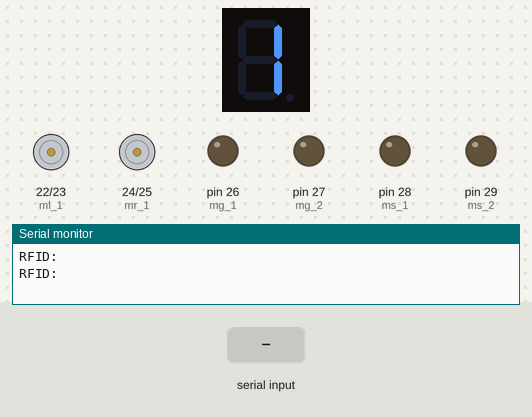
A sketch run on a simulated Arduino Mega 2560, built with avr-gcc and run on an emulated ATmega2560. Parts: 1-digit seven-segment display, motor-driver pin pairs drawn as motors (green arrow = first pin HIGH = forward, orange = second pin HIGH = backward, longer = more drive), output pins drawn as LEDs (lit = HIGH), the last lines printed to the serial monitor. Wiring (inferred from the names in the program): 1-digit 7-segment display, segments lit when HIGH: segments pin 30, pin 31, pin 32, pin 33, pin 34, pin 35, pin 36. Inputs (shaded band) come from the test bench. The segment pins are drawn as the display they are named for; pins used as bus, display or sensor lines are not drawn.

Above: at 1.6 s.
1.7 s: "f" received over the second serial link
At 2.8 s:
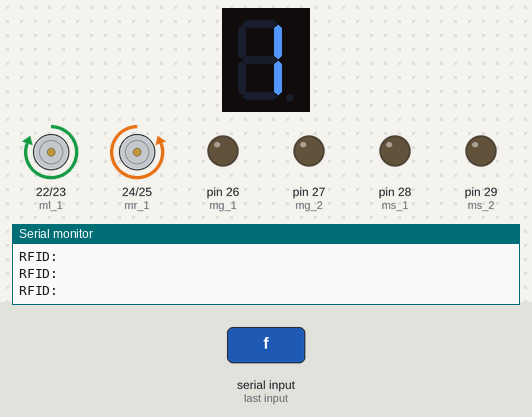
4.7 s: "b" received over the second serial link
At 5.7 s:
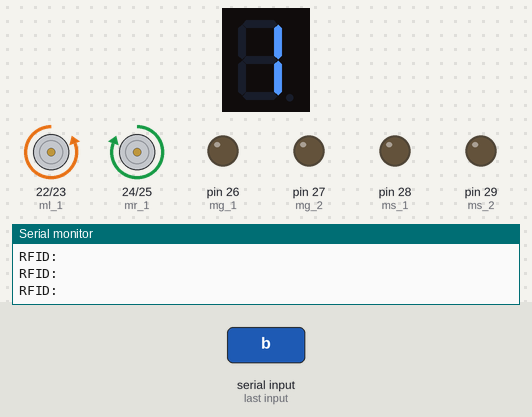
7.7 s: "l" received over the second serial link
At 8.8 s:
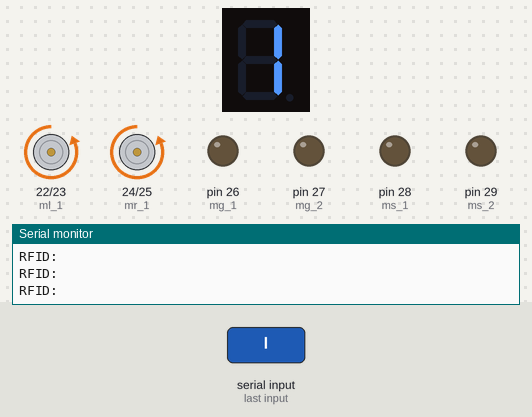
10.7 s: "r" received over the second serial link
At 11.8 s:
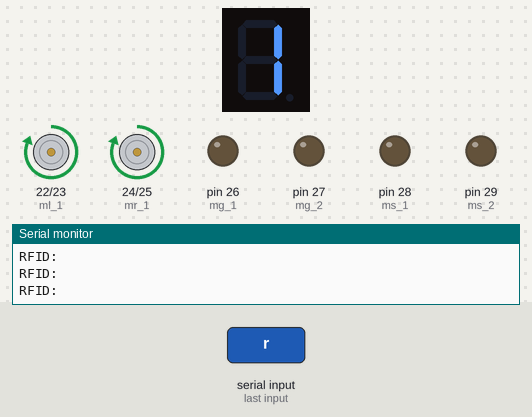
13.7 s: "h" received over the second serial link
At 14.4 s:
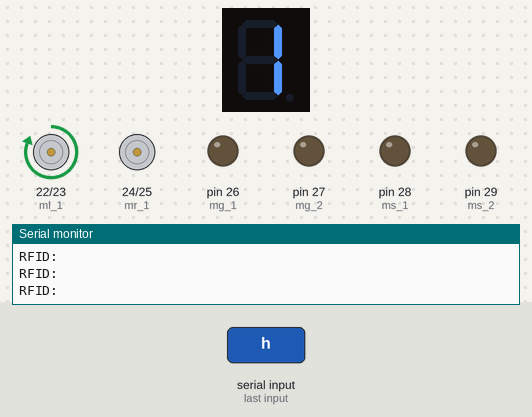
16.7 s: "a" received over the second serial link
At 17.8 s:
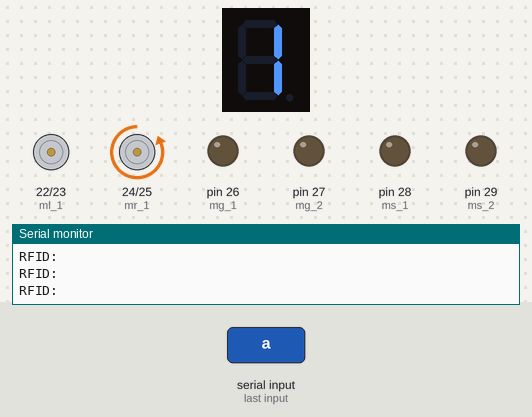
Timing chart, 0 to 19.7 s (numbered marks = the images above; inputs shaded):
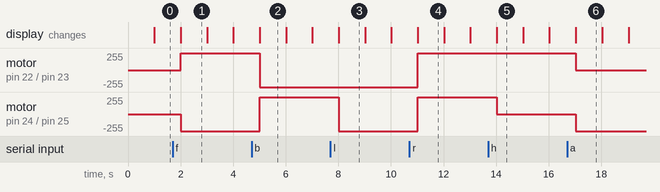

Measured:
- after the input at 1.7 s, motor on pin 22 (ml_1) / pin 23 (ml_2): stopped → forward 255/255 after 0.31 s; motor on pin 24 (mr_1) / pin 25 (mr_2): stopped → backward 255/255 after 0.31 s
- after the input at 4.7 s, motor on pin 22 (ml_1) / pin 23 (ml_2): forward 255/255 → backward 255/255 after 0.31 s; motor on pin 24 (mr_1) / pin 25 (mr_2): backward 255/255 → forward 255/255 after 0.31 s
- after the input at 7.7 s, motor on pin 24 (mr_1) / pin 25 (mr_2): forward 255/255 → backward 255/255 after 0.32 s
- after the input at 10.7 s, motor on pin 22 (ml_1) / pin 23 (ml_2), motor on pin 24 (mr_1) / pin 25 (mr_2): backward 255/255 → forward 255/255 after 0.32 s
- after the input at 13.7 s, motor on pin 24 (mr_1) / pin 25 (mr_2): forward 255/255 → stopped after 0.33 s
- after the input at 16.7 s, motor on pin 22 (ml_1) / pin 23 (ml_2): forward 255/255 → stopped after 0.33 s; motor on pin 24 (mr_1) / pin 25 (mr_2): stopped → backward 255/255 after 0.33 s
- what the display in image 1 shows lasts 1.0 s, from 2.0 s to 3.0 s

The sketch:

Wireless_Gesture_Control.ino
```cpp
int ml_1 = 22;
int ml_2 = 23;
int mr_1 = 24;
int mr_2 = 25;
int mg_1 = 26;
int mg_2 = 27;
int ms_1 = 28;
int ms_2 = 29;
char motion,slide;
String rfid;
String s1 = "33009256887F";
String s2 = "33009665AE6E";
String s3 = "1A008DCFFAA2";
String s4 = "1A007345361A";
String s5 = "1A0072BDF124";
String s6 = "220084AEBFB7";
String s7 = "3300969DCBF3";
String s8 = "220084C5680B";
String s9 = "3300965A4AB5";
String s10 = "3300927964BC";
String s11 = "33009773FF28";
String s12 = "330096CEEB80";
String sp1 = "340011CD739B";
String sp2 = "340011E323E5";
//7 segment display
int a = 30;  //For displaying segment "a"
int b = 31;  //For displaying segment "b"
int c = 32;  //For displaying segment "c"
int d = 33;  //For displaying segment "d"
int e = 34;  //For displaying segment "e"
int f = 35;  //For displaying segment "f"
int g = 36;  //For displaying segment "g"
void setup()
{
  pinMode(ml_1,OUTPUT);
  pinMode(ml_2,OUTPUT);
  pinMode(mr_1,OUTPUT);
  pinMode(mr_2,OUTPUT);
  pinMode(mg_1,OUTPUT);
  pinMode(mg_2,OUTPUT);
  pinMode(ms_1,OUTPUT);
  pinMode(ms_2,OUTPUT);
  pinMode(a, OUTPUT);  //A
  pinMode(b, OUTPUT);  //B
  pinMode(c, OUTPUT);  //C
  pinMode(d, OUTPUT);  //D
  pinMode(e, OUTPUT);  //E
  pinMode(f, OUTPUT);  //F
  pinMode(g, OUTPUT);  //G
  Serial1.begin(9600);//bluetooth for motion
  Serial2.begin(9600);//bluetooth for slidding
  Serial3.begin(9600);//rfid reader
  Serial.begin(9600);
}
void displayDigit(int digit)
{
 //Conditions for displaying segment a
 if(digit!=1 && digit != 4)
 digitalWrite(a,HIGH);

 //Conditions for displaying segment b
 if(digit != 5 && digit != 6)
 digitalWrite(b,HIGH);

 //Conditions for displaying segment c
 if(digit !=2)
 digitalWrite(c,HIGH);

 //Conditions for displaying segment d
 if(digit != 1 && digit !=4 && digit !=7)
 digitalWrite(d,HIGH);

 //Conditions for displaying segment e
 if(digit == 2 || digit ==6 || digit == 8 || digit==0)
 digitalWrite(e,HIGH);

 //Conditions for displaying segment f
 if(digit != 1 && digit !=2 && digit!=3 && digit !=7)
 digitalWrite(f,HIGH);
 if (digit!=0 && digit!=1 && digit !=7)
 digitalWrite(g,HIGH);

}
void turnOff()
{
  digitalWrite(a,LOW);
  digitalWrite(b,LOW);
  digitalWrite(c,LOW);
  digitalWrite(d,LOW);
  digitalWrite(e,LOW);
  digitalWrite(f,LOW);
  digitalWrite(g,LOW);
}

void loop()
{
   while(Serial1.available()>0)
  {
    delay(5); //delay added to stabilize things
    motion = Serial1.read();
    if(motion == 's')
    break;
  }
  if(motion=='f')
  {
    digitalWrite(ml_1,HIGH);
    digitalWrite(ml_2,LOW);
    digitalWrite(mr_1,LOW);
    digitalWrite(mr_2,HIGH);
  }
  else if(motion=='b')
  {
    digitalWrite(ml_1,LOW);
    digitalWrite(ml_2,HIGH);
    digitalWrite(mr_1,HIGH);
    digitalWrite(mr_2,LOW);
  }
  else if(motion == 'l')
  {
    digitalWrite(ml_1,LOW);
    digitalWrite(ml_2,HIGH);
    digitalWrite(mr_1,LOW);
    digitalWrite(mr_2,HIGH);
  }
  else if(motion == 'r')
  {
    digitalWrite(ml_1,HIGH);
    digitalWrite(ml_2,LOW);
    digitalWrite(mr_1,HIGH);
    digitalWrite(mr_2,LOW);
  }
  else if(motion == 'h')
  {
    digitalWrite(ml_1,HIGH);
    digitalWrite(ml_2,LOW);
    digitalWrite(mr_1,LOW);
    digitalWrite(mr_2,LOW);
  }
  else if(motion == 'a')
  {
    digitalWrite(ml_1,LOW);
    digitalWrite(ml_2,LOW);
    digitalWrite(mr_1,LOW);
    digitalWrite(mr_2,HIGH);
  }
  else if(motion == 'd')
  {
    digitalWrite(ml_1,LOW);
    digitalWrite(ml_2,HIGH);
    digitalWrite(mr_1,LOW);
    digitalWrite(mr_2,LOW);
  }
  else if(motion == 'c')
  {
    digitalWrite(ml_1,LOW);
    digitalWrite(ml_2,LOW);
    digitalWrite(mr_1,HIGH);
    digitalWrite(mr_2,LOW);
  }
  else
  {
    digitalWrite(ml_1,LOW);
    digitalWrite(ml_2,LOW);
    digitalWrite(mr_1,LOW);
    digitalWrite(mr_2,LOW);
  }

  while(Serial2.available()>0)
  {
    delay(5);//delay added to  stabilize things
    slide = Serial2.read();
    if(slide == 's')
    break;
  }
  if(slide == 'u')
  {
    digitalWrite(ms_1,HIGH);
    digitalWrite(ms_2,LOW);
  }
  else if(slide == 'd')
  {
    digitalWrite(ms_1,LOW);
    digitalWrite(ms_2,HIGH);
  }
  else if(slide == 'g')
  {
    digitalWrite(mg_1,HIGH);
    digitalWrite(mg_2,LOW);
  }
  else if(slide == 'n')
  {
    digitalWrite(ms_1,LOW);
    digitalWrite(ms_2,HIGH);
  }
 else
 {
    digitalWrite(ms_1,LOW);
    digitalWrite(ms_2,LOW);
    digitalWrite(mg_1,LOW);
    digitalWrite(mg_2,LOW);
 }

  while(Serial3.available()>0)
  {
    delay(5);
    char x = Serial3.read();
    rfid+=x;
  }
  Serial.println("RFID:");
  Serial.println(rfid);
  displayDigit(1);
  delay(1000);
  turnOff();
  /*if(rfid.equalsIgnoreCase(s1))
  {
    displayDigit(1);
    delay(1000);
    turnOff();
  }

  if(rfid.equalsIgnoreCase(s2))
  {
    displayDigit(2);
    delay(1000);
    turnOff();
  }
  if(rfid.equalsIgnoreCase(s3))
  {
    displayDigit(3);
    delay(1000);
    turnOff();
  }*/
  rfid = "";
  //delay(1000);
}
```
